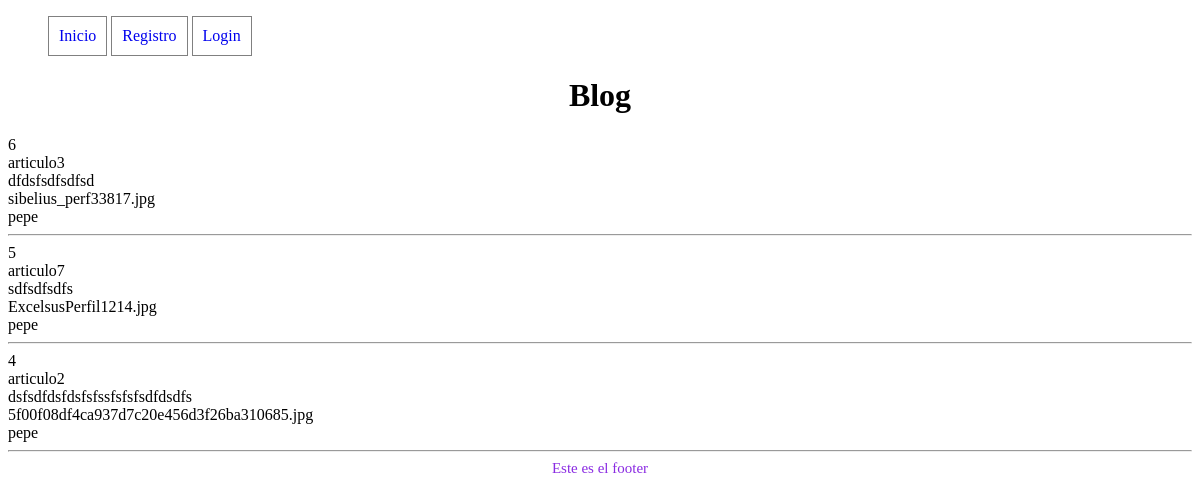
The page / on the database its author committed.
### tables this page shows
CREATE TABLE `articulos` (
  `id` int NOT NULL,
  `titulo` varchar(255) NOT NULL,
  `contenido` text NOT NULL,
  `imagen` varchar(255) NOT NULL,
  `usuario_id` int DEFAULT NULL,
  `created_at` timestamp NULL DEFAULT CURRENT_TIMESTAMP
);

CREATE TABLE `usuarios` (
  `id` int NOT NULL,
  `nombre` varchar(50) NOT NULL,
  `email` varchar(100) NOT NULL,
  `password` varchar(255) NOT NULL,
  `rol` enum('admin','usuario') DEFAULT 'usuario',
  `created_at` timestamp NULL DEFAULT CURRENT_TIMESTAMP
);

### index.php (the view, shortened to what this page needs)
<?php
	include 'includes/header.php';
	echo "<h1 align='center'>Blog</h1>";
	$sql="SELECT a.*, u.nombre FROM `articulos` a, `usuarios` u WHERE a.usuario_id=u.id ORDER BY a.created_at DESC;";
	$articulos = $conn->query($sql);
	if ($articulos->num_rows > 0) {
		while($row = $articulos->fetch_assoc() ) {
			echo $row['id'];
			echo "<br>";
			echo $row['titulo'];
			echo "<br>";
			echo $row['contenido'];
			echo "<br>";
			echo $row['imagen'];
			echo "<br>";
			echo $row['nombre'];
			echo "<br> <hr>";
		}
	}else{
		echo "No hay artículos";
	}
include 'includes/footer.php';
?>

### includes/header.php (shortened to what this page needs)
<!DOCTYPE html>
<html>
<head>
	<link rel="stylesheet" type="text/css" href="../css/estilos.css">
</head>
<body>
<div>
	<ul class="lista">
		<li><a href="/index.php">Inicio</a></li>
		<li><a href="/registro.php">Registro</a></li>
		<li><a href="/login.php">Login</a></li>
	</ul>
</div>

### includes/footer.php
	<div align="center" style="font-size: 15px; color: blueviolet;">Este es el footer</div>
</body>
</html>

### css/estilos.css (style rules this page uses)
a { text-decoration: none; }
.lista li { display: inline-block; padding: 10px; border: 1px solid gray; }

### rows shown on the page
articulos: id "6", titulo "articulo3", contenido "dfdsfsdfsdfsd", imagen "sibelius_perf33817.jpg", usuario.nombre "pepe"
articulos: id "5", titulo "articulo7", contenido "sdfsdfsdfs", imagen "ExcelsusPerfil1214.jpg", usuario.nombre "pepe"
articulos: id "4", titulo "articulo2", contenido "dsfsdfdsfdsfsfssfsfsfsdfdsdfs", imagen "5f00f08df4ca937d7c20e456d3f26ba310685.jpg", usuario.nombre "pepe"
